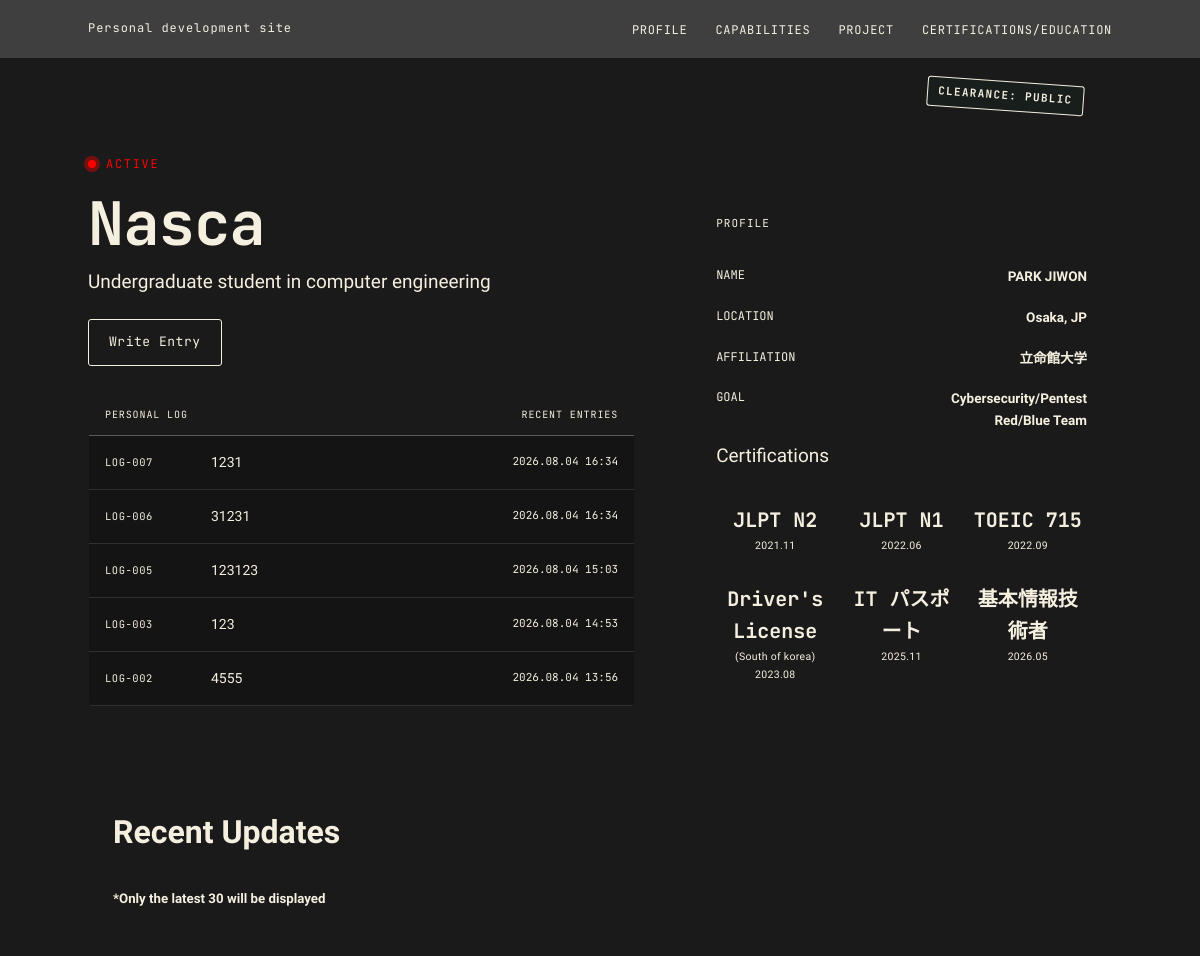
Before: / (upper part) with the older database file.
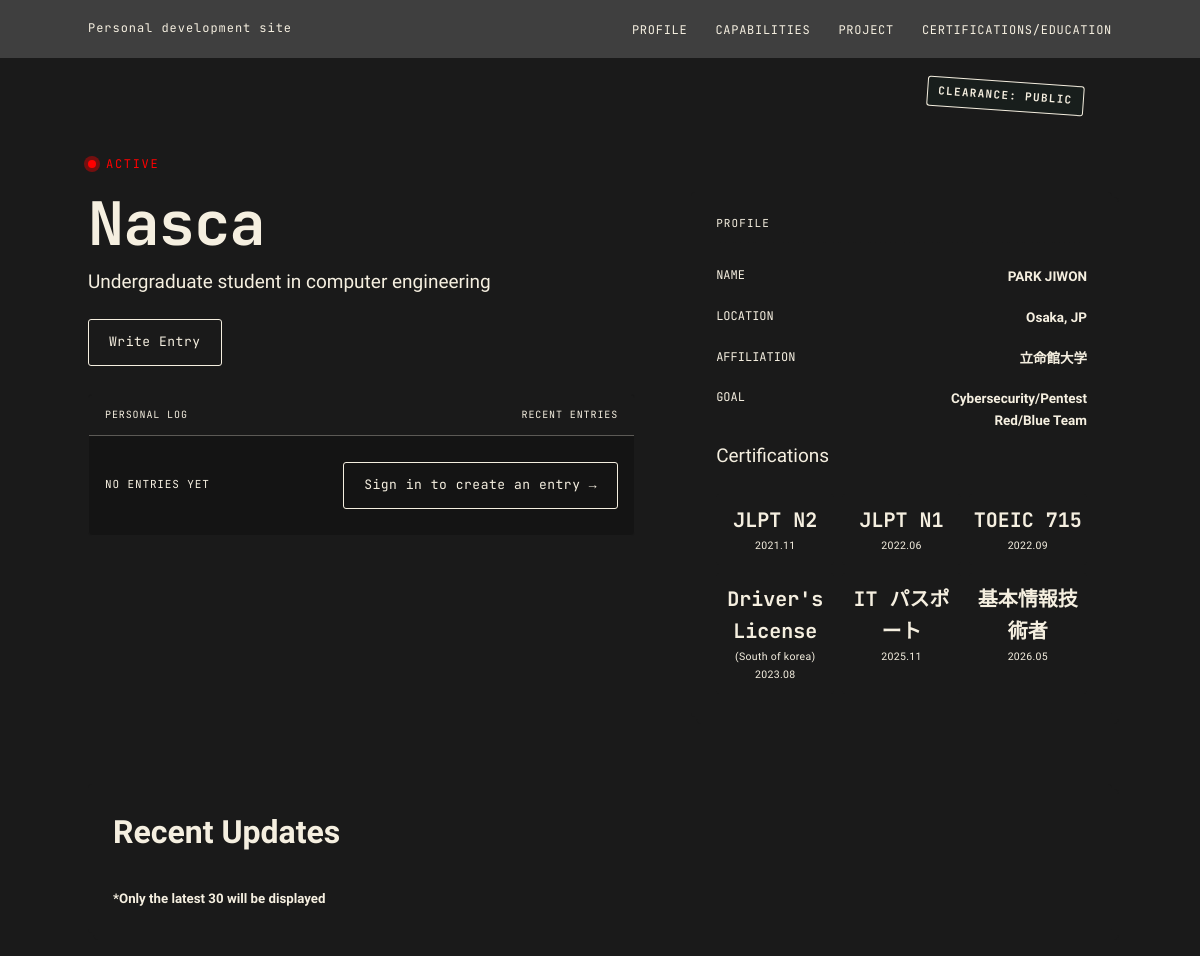
After: the same page with the newer database file.
### models.py (models this page shows)
class Post(db.Model):
    id = db.Column(db.Integer, primary_key=True)
    title = db.Column(db.String(200), nullable=False)
    content = db.Column(db.Text, nullable=False)
    created_at = db.Column(
        db.DateTime,
        default=db.func.current_timestamp()
    )

### app.py (the view)
@app.route("/")
def home():
    visitor = Visitor(
        ip = request.remote_addr,
        page = request.path,
        user_agent = request.headers.get("User-Agent")
    )
    db.session.add(visitor)
    db.session.commit()
    posts = Post.query.order_by(Post.created_at.desc()).all()
    recent_visitors = (
        Visitor.query
        .filter(Visitor.ip.notlike("%:%"))
        .order_by(Visitor.visited_at.desc())
        .limit(50)
        .all()
    )
    return render_template(
        "index.html",
        posts=posts,
        recent_visitors=recent_visitors,
        mask_ip=mask_ip,
    )

### app.py (called while the page is built)
def is_admin():
    return session.get("is_admin", False)

def csrf_token():
    if "csrf_token" not in session:
        session["csrf_token"] = secrets.token_urlsafe(32)
    return session["csrf_token"]

@app.context_processor
def inject_template_values():
    return {"is_admin": is_admin(), "csrf_token": csrf_token}

def mask_ip(value):
    try:
        address = ip_address(value)
    except ValueError:
        return "UNKNOWN"
    if address.version != 4:
        return "UNKNOWN"
    return f"{str(address).rsplit('.', 1)[0]}.***"

### templates/index.html (shortened to what this page needs)
<!doctype html>
<html lang="ko">
  <head>
    <link rel="stylesheet" href="/static/css/style.css">
  </head>
  <body>
    <header>
      <div class="nav-inner">
        <div class="case-id">Personal development site</div>
        <nav>
          <ul>
            <li><a href="#about">Profile</a></li>
            <li><a href="#scope">Capabilities</a></li>
            <li><a href="#findings">Project</a></li>
            <li><a href="#appendix">Certifications/Education</a></li>
          </ul>
        </nav>
      </div>
    </header>
    <div class="wrap">
      <section class="hero" style="border-top: none">
        <div class="stamp">CLEARANCE: PUBLIC</div>
        <div class="eyebrow">Active</div>
        <div class="hero-grid">
          <div>
            <h1>Nasca</h1>
            <div class="role">
              Undergraduate student in computer engineering
            </div>
            {% if is_admin %}
            <div class="admin-actions">
              <button class="btn btn-ghost" id="openWrite" type="button">Write Entry</button>
              <form action="{{ url_for('logout') }}" method="POST">
                <input type="hidden" name="csrf_token" value="{{ csrf_token() }}" />
                <button class="admin-logout" type="submit">Log out</button>
              </form>
            </div>
            {% else %}
            <a class="btn btn-ghost" href="{{ url_for('login', next=request.path) }}">Write Entry</a>
            {% endif %}
            <div class="hero-posts">
              <div class="hero-posts-head">
                <span>PERSONAL LOG</span>
                <span>{% if is_admin %}CLICK TO EDIT{% else %}RECENT ENTRIES{% endif %}</span>
              </div>
              <div class="post-list">
                {% for post in posts %}
                <button
                  class="post-item"
                  type="button"
                  data-post-id="{{ post.id }}"
                  data-post-title="{{ post.title }}"
                  data-post-content="{{ post.content }}"
                >
                  <span class="post-item-id">LOG-{{ '%03d'|format(post.id) }}</span>
                  <span class="post-item-title">{{ post.title }}</span>
                  <span class="post-item-date">{{ post.created_at.strftime('%Y.%m.%d %H:%M') }}</span>
                </button>
                {% else %}
                <div class="post-empty">
                  <span>NO ENTRIES YET</span>
                  {% if is_admin %}
                  <button class="btn btn-ghost" type="button" data-open-write>Create First Entry →</button>
                  {% else %}
                  <a class="btn btn-ghost" href="{{ url_for('login', next=request.path) }}">Sign in to create an entry →</a>
                  {% endif %}
                </div>
                {% endfor %}
              </div>
            </div>
          </div>
          <div class="file-card">
            <div class="file-card-title">Profile</div>
            <div class="meta-row">
              <span class="meta-key">NAME</span
              ><span class="meta-val">PARK JIWON</span>
            </div>
            <div class="meta-row">
              <span class="meta-key">LOCATION</span
              ><span class="meta-val">Osaka, JP</span>
            </div>
            <div class="meta-row">
              <span class="meta-key">AFFILIATION</span
              ><span class="meta-val">立命館大学</span>
            </div>
            <div class="meta-row">
              <span class="meta-key">GOAL</span
              ><span class="meta-val"
                ><p>Cybersecurity/Pentest</p>
                <p>Red/Blue Team</p></span>
            </div>
            <div class="role">
              Certifications
            </div>
            <div class="stat-row">
              <div class="stat">
                <div class="stat-num">JLPT N2</div>
                <div class="stat-label">2021.11</div>
              </div>
              <div class="stat">
                <div class="stat-num">JLPT N1</div>
                <div class="stat-label">2022.06</div>
              </div>
              <div class="stat">
                <div class="stat-num">TOEIC 715</div>
                <div class="stat-label">2022.09</div>
              </div>
              <div class="stat">
                <div class="stat-num">Driver's License</div>
                <div class="stat-label">(South of korea)</div>
                <div class="stat-label">2023.08</div>
              </div>
              <div class="stat">
                <div class="stat-num">IT パスポート</div>
                <div class="stat-label">2025.11</div>
              </div>
              <div class="stat">
                <div class="stat-num">基本情報技術者</div>
                <div class="stat-label">2026.05</div>
              </div>
            </div>
          </div>
        </div>
      </section>
      <section id="syslog">
        <div class="file-card">
          <h2>Recent Updates</h2>
          <h5>*Only the latest 30 will be displayed</h5>
        </div>
      </section>
    </div>
  </body>
</html>

Changed rows visible on the page:
removed Post: id "007", title "1231", created_at "2026.08.04 16:34"
removed Post: id "006", title "31231", created_at "2026.08.04 16:34"
removed Post: id "005", title "123123", created_at "2026.08.04 15:03"
removed Post: id "003", title "123", created_at "2026.08.04 14:53"
removed Post: id "002", title "4555", created_at "2026.08.04 13:56"
Other visible differences:
text now shown: "NO ENTRIES YET Sign in to create an entry →"
